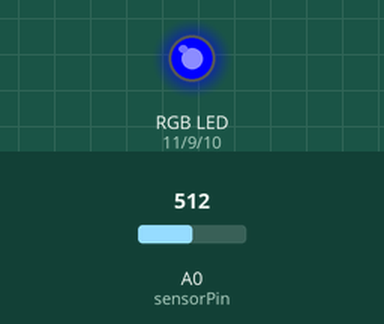
Recording of a sketch running on a simulated Arduino Uno, built with avr-gcc and run on an emulated ATmega328P. Shown: an RGB LED mixed from three pins (HIGH = lit). The inputs (shaded band) are chosen by the test bench; at power-on: A0 (sensorPin) = 512. What the sketch prints to the serial monitor is not drawn.

Above: at 1.2 s.
1.3 s: A0 (sensorPin) set to 513
At 1.58 s:
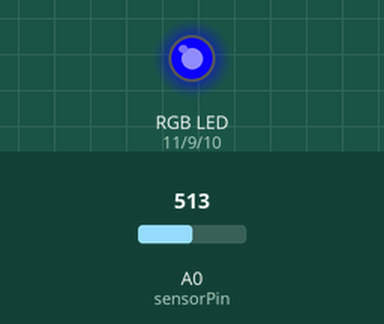
3.4 s: A0 (sensorPin) set to 306
At 4.7 s:
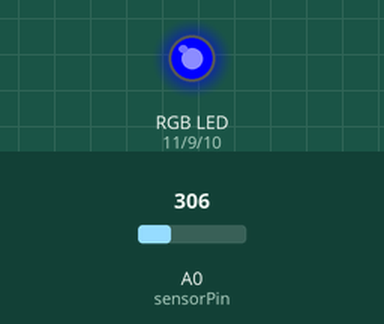
5.0 s: A0 (sensorPin) set to 716
At 6.2 s:
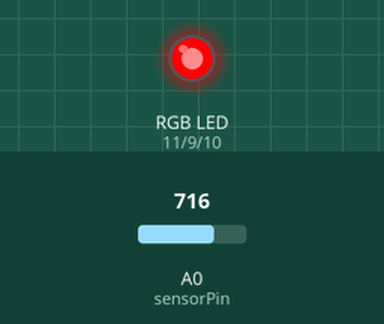
6.9 s: A0 (sensorPin) set to 122
At 8.4 s:
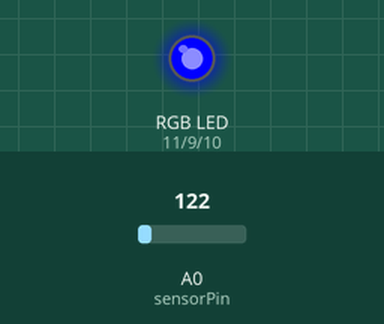
Timing chart, 0 to 9.6 s (numbered marks = the images above; inputs shaded):
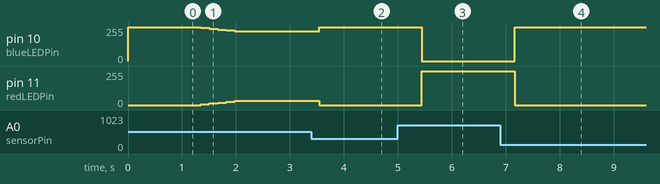

The sketch:

mcdonoughLab3.ino
```cpp
const int sensorPin = A0;


const int greenLEDPin = 9;
const int blueLEDPin = 10;
const int redLEDPin = 11;

const float upperBound = 4; //range

static int counter = 0;
static float rollingTemp[5];
static float baselineTemp = 0.0;
static int sensorVal;
static float voltage;

void setup() {
  // put your setup code here, to run once:
  Serial.begin(9600);
  pinMode(greenLEDPin, OUTPUT);
  pinMode(redLEDPin, OUTPUT);
  pinMode(blueLEDPin, OUTPUT);
  baselineTemp = initialTemp();
}

void loop() {
  // put your main code here, to run repeatedly:
  float sumTemp = 0;
  float avgTemp = 0;
  int redValue = 0;
  int blueValue = 255;
  float temperature = getTemp();

  float * currTemp = shiftTemp(rollingTemp, temperature);  //gets array pointer currTemp which references the shifted temp array

  for (int l = 0; l<5; l++)   //gets sum of rolling temp
  {
    sumTemp += currTemp[l];
  }
  avgTemp = sumTemp/5;
  float change = avgTemp - baselineTemp;

  if(avgTemp<baselineTemp)  //if falls below baseline (blowing cold air on it?) it will stay blue
  {
    redValue = 0;
    blueValue = 255;
    analogWrite(redLEDPin, redValue);
    analogWrite(blueLEDPin, blueValue);
  }
  else if(avgTemp>baselineTemp+upperBound) //when greater than alloted upperBound, it will remain red
  {
    redValue = 255;
    blueValue = 0;
    analogWrite(redLEDPin, redValue);
    analogWrite(blueLEDPin, blueValue);
  }
  else
  {
    redValue = 0 + (change * (255/upperBound));   //255 total digits so 255/maxTemp is how many digits per degree change
    blueValue = 255 - (change * (255/upperBound));
    analogWrite(redLEDPin, redValue);
    analogWrite(blueLEDPin, blueValue);
  }

  Serial.print("Sensor Value: ");
  Serial.print(sensorVal);
  Serial.print(" , Normalized Sensor Value: ");
  int nSV = ((10.24*avgTemp)+512)/5;  //reverted formula to get temperature from sensor value since average sensor value is not kept, but rather average temperature
  Serial.print(nSV);
  Serial.print(" , Volts: ");
  Serial.print(voltage);
  Serial.print(" , Degrees C: ");
  Serial.print(temperature);
  Serial.print(" , Degrees C Over Baseline: ");
  Serial.print(change);
  Serial.print(" , Red Value: ");
  Serial.print(redValue);
  Serial.print(" , Blue Value: ");
  Serial.print(blueValue);
  Serial.println(" ");

  for (int m = 0; m<5; m++)   //updates rollingTemp array with the latest temperature reading
  {
    rollingTemp[m] = currTemp[m];
  }
}

float * shiftTemp(float arr[], float temp)  //shifts old temps down one and replaces oldest one with current temp
{
  static float shiftedArray[5];
  for (int j = 0; j<4; j++)
  {
    shiftedArray[j] = arr[j+1];
  }
    shiftedArray[4] = temp;
  return shiftedArray;
}

float initialTemp()    //gets the initial baseline temperature
{
  float baseline[20];
  int k = 0;
  float baselineSum,baselineAverage = 0;
  while(k < 20)
  {
    int sensorVal = analogRead(sensorPin);
    float voltage = (sensorVal/1024.0)*5.0;
    float temperature = (voltage - .5) *100;
    baseline[k] = temperature;
    k++;
  }
  for (int n =0; n<20; n++)
  {
    baselineSum += baseline[n];
  }
  baselineAverage = baselineSum/20;
  return baselineAverage;
}

float getTemp()   //reads current temperature
{
  sensorVal = analogRead(sensorPin);
  voltage = (sensorVal/1024.0)*5.0;
  float temperature = (voltage - .5) *100;
  return temperature;
}
```

Measured:
- after the input at 1.3 s, pin 10 (blueLEDPin): moves from 255/255 to 223/255 over 0.63 s, starting after 0.05 s; pin 11 (redLEDPin): moves from 0/255 to 31/255 over 0.63 s, starting after 0.05 s
- after the input at 3.4 s, pin 10 (blueLEDPin): 223/255 → 255/255 after 0.15 s; pin 11 (redLEDPin): 31/255 → 0/255 after 0.15 s
- after the input at 5.0 s, pin 10 (blueLEDPin): 255/255 → 0/255 after 0.44 s; pin 11 (redLEDPin): 0/255 → 255/255 after 0.44 s
- after the input at 6.9 s, pin 10 (blueLEDPin): 0/255 → 255/255 after 0.27 s; pin 11 (redLEDPin): 255/255 → 0/255 after 0.27 s
